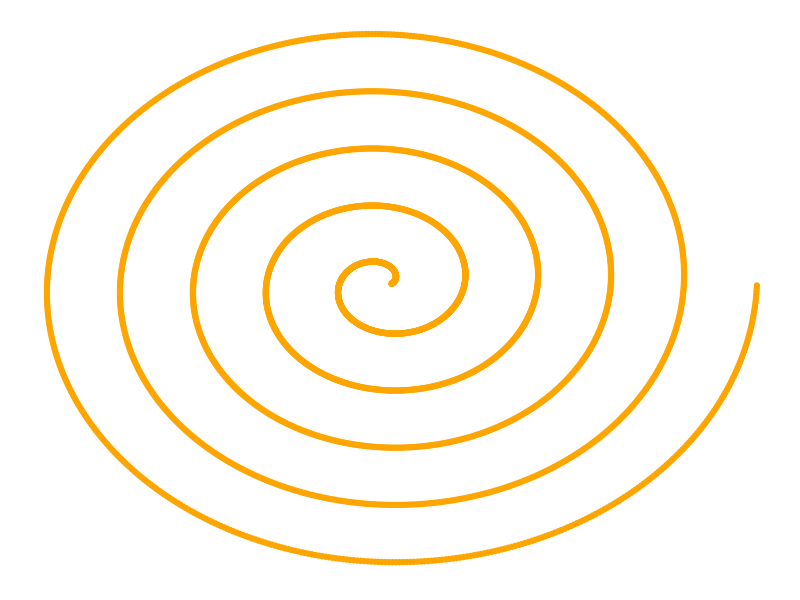
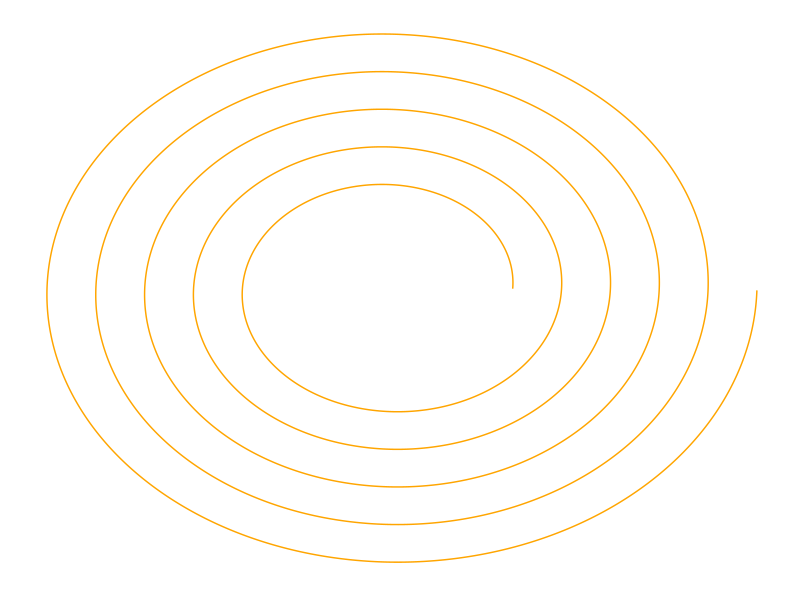

Generate these figures, in order, with R:
library(ggplot2)


opt = theme(legend.position  = "none",
            panel.background = element_rect(fill="white"),
            axis.ticks       = element_blank(),
            panel.grid       = element_blank(),
            axis.title       = element_blank(),
            axis.text        = element_blank())



# for some fixed real a, b
a <- 2
b <- 3
theta <- seq(0,10*pi,0.01)
r <- a + b*theta
df <- data.frame(x=r*cos(theta), y=r*sin(theta)) # Cartesian coords
ggplot(df, aes(x,y)) + geom_point(col='orange') + opt






# for some fixed real a, b
a <- 20
b <- 30
theta <- seq(0,10*pi,0.01)
r <- (a+runif(1,-10,10)) + (b+runif(1,-10,10)*theta)
df <- data.frame(x=r*cos(theta), y=r*sin(theta)) # Cartesian coords

ggplot(df, aes(x,y)) + geom_path(col='orange') + opt

